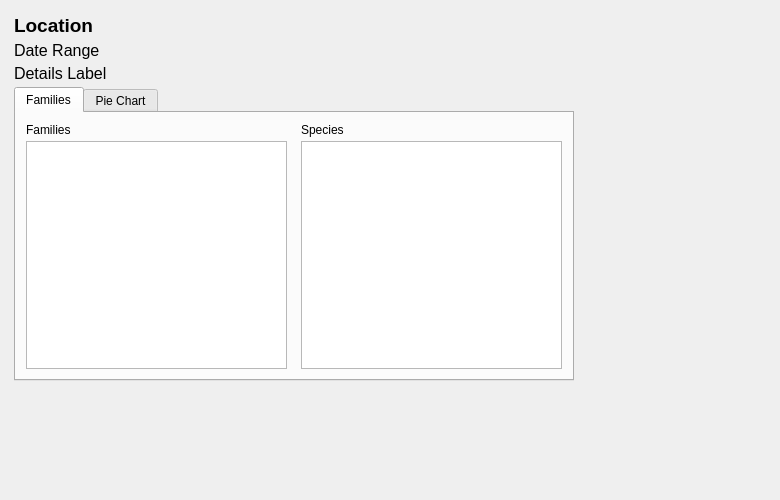
<?xml version="1.0" encoding="UTF-8"?>
<ui version="4.0">
 <class>frmFamilies</class>
 <widget class="QWidget" name="frmFamilies">
  <property name="geometry">
   <rect>
    <x>0</x>
    <y>0</y>
    <width>780</width>
    <height>500</height>
   </rect>
  </property>
  <property name="sizePolicy">
   <sizepolicy hsizetype="Preferred" vsizetype="Preferred">
    <horstretch>0</horstretch>
    <verstretch>0</verstretch>
   </sizepolicy>
  </property>
  <property name="windowTitle">
   <string>Species Report</string>
  </property>
  <property name="windowIcon">
   <iconset resource="icons.qrc">
    <normaloff>:/icon_families.png</normaloff>:/icon_families.png</iconset>
  </property>
  <widget class="QScrollArea" name="scrollArea">
   <property name="geometry">
    <rect>
     <x>9</x>
     <y>9</y>
     <width>570</width>
     <height>377</height>
    </rect>
   </property>
   <property name="frameShape">
    <enum>QFrame::NoFrame</enum>
   </property>
   <property name="frameShadow">
    <enum>QFrame::Plain</enum>
   </property>
   <property name="lineWidth">
    <number>0</number>
   </property>
   <property name="widgetResizable">
    <bool>true</bool>
   </property>
   <widget class="QWidget" name="scrollAreaWidgetContents">
    <property name="geometry">
     <rect>
      <x>0</x>
      <y>0</y>
      <width>570</width>
      <height>377</height>
     </rect>
    </property>
    <property name="sizePolicy">
     <sizepolicy hsizetype="Expanding" vsizetype="Expanding">
      <horstretch>0</horstretch>
      <verstretch>0</verstretch>
     </sizepolicy>
    </property>
    <layout class="QVBoxLayout" name="verticalLayout_4">
     <property name="spacing">
      <number>4</number>
     </property>
     <property name="leftMargin">
      <number>5</number>
     </property>
     <property name="topMargin">
      <number>5</number>
     </property>
     <property name="rightMargin">
      <number>5</number>
     </property>
     <property name="bottomMargin">
      <number>5</number>
     </property>
     <item>
      <widget class="QLabel" name="lblLocation">
       <property name="sizePolicy">
        <sizepolicy hsizetype="Expanding" vsizetype="Preferred">
         <horstretch>0</horstretch>
         <verstretch>0</verstretch>
        </sizepolicy>
       </property>
       <property name="font">
        <font>
         <pointsize>14</pointsize>
         <weight>75</weight>
         <bold>true</bold>
        </font>
       </property>
       <property name="text">
        <string>Location</string>
       </property>
      </widget>
     </item>
     <item>
      <widget class="QLabel" name="lblDateRange">
       <property name="sizePolicy">
        <sizepolicy hsizetype="Expanding" vsizetype="Preferred">
         <horstretch>0</horstretch>
         <verstretch>0</verstretch>
        </sizepolicy>
       </property>
       <property name="font">
        <font>
         <pointsize>12</pointsize>
         <weight>50</weight>
         <bold>false</bold>
        </font>
       </property>
       <property name="text">
        <string>Date Range</string>
       </property>
      </widget>
     </item>
     <item>
      <widget class="QLabel" name="lblDetails">
       <property name="sizePolicy">
        <sizepolicy hsizetype="Expanding" vsizetype="Preferred">
         <horstretch>0</horstretch>
         <verstretch>0</verstretch>
        </sizepolicy>
       </property>
       <property name="font">
        <font>
         <pointsize>12</pointsize>
         <weight>50</weight>
         <bold>false</bold>
        </font>
       </property>
       <property name="text">
        <string>Details Label</string>
       </property>
      </widget>
     </item>
     <item>
      <widget class="QTabWidget" name="tabFamilies">
       <property name="currentIndex">
        <number>0</number>
       </property>
       <widget class="QWidget" name="tab">
        <property name="sizePolicy">
         <sizepolicy hsizetype="Expanding" vsizetype="Expanding">
          <horstretch>0</horstretch>
          <verstretch>0</verstretch>
         </sizepolicy>
        </property>
        <attribute name="title">
         <string>Families</string>
        </attribute>
        <layout class="QHBoxLayout" name="horizontalLayout">
         <property name="spacing">
          <number>4</number>
         </property>
         <property name="leftMargin">
          <number>5</number>
         </property>
         <property name="topMargin">
          <number>5</number>
         </property>
         <property name="rightMargin">
          <number>5</number>
         </property>
         <property name="bottomMargin">
          <number>5</number>
         </property>
         <item>
          <widget class="QFrame" name="frame">
           <property name="sizePolicy">
            <sizepolicy hsizetype="Expanding" vsizetype="Expanding">
             <horstretch>0</horstretch>
             <verstretch>0</verstretch>
            </sizepolicy>
           </property>
           <property name="frameShape">
            <enum>QFrame::NoFrame</enum>
           </property>
           <property name="frameShadow">
            <enum>QFrame::Plain</enum>
           </property>
           <property name="lineWidth">
            <number>0</number>
           </property>
           <layout class="QVBoxLayout" name="verticalLayout_2">
            <property name="spacing">
             <number>4</number>
            </property>
            <property name="leftMargin">
             <number>5</number>
            </property>
            <property name="topMargin">
             <number>5</number>
            </property>
            <property name="rightMargin">
             <number>5</number>
            </property>
            <property name="bottomMargin">
             <number>5</number>
            </property>
            <item>
             <widget class="QLabel" name="lblFamilies">
              <property name="text">
               <string>Families</string>
              </property>
             </widget>
            </item>
            <item>
             <widget class="QListWidget" name="lstFamilies">
              <property name="spacing">
               <number>2</number>
              </property>
              <property name="sortingEnabled">
               <bool>false</bool>
              </property>
             </widget>
            </item>
           </layout>
          </widget>
         </item>
         <item>
          <widget class="QFrame" name="frame_2">
           <property name="sizePolicy">
            <sizepolicy hsizetype="Expanding" vsizetype="Expanding">
             <horstretch>0</horstretch>
             <verstretch>0</verstretch>
            </sizepolicy>
           </property>
           <property name="frameShape">
            <enum>QFrame::NoFrame</enum>
           </property>
           <property name="frameShadow">
            <enum>QFrame::Plain</enum>
           </property>
           <property name="lineWidth">
            <number>0</number>
           </property>
           <layout class="QVBoxLayout" name="verticalLayout_3">
            <property name="spacing">
             <number>4</number>
            </property>
            <property name="leftMargin">
             <number>5</number>
            </property>
            <property name="topMargin">
             <number>5</number>
            </property>
            <property name="rightMargin">
             <number>5</number>
            </property>
            <property name="bottomMargin">
             <number>5</number>
            </property>
            <item>
             <widget class="QLabel" name="lblSpecies">
              <property name="text">
               <string>Species</string>
              </property>
             </widget>
            </item>
            <item>
             <widget class="QListWidget" name="lstSpecies">
              <property name="spacing">
               <number>2</number>
              </property>
              <property name="sortingEnabled">
               <bool>false</bool>
              </property>
             </widget>
            </item>
           </layout>
          </widget>
         </item>
        </layout>
       </widget>
       <widget class="QWidget" name="tab_2">
        <property name="sizePolicy">
         <sizepolicy hsizetype="Expanding" vsizetype="Expanding">
          <horstretch>0</horstretch>
          <verstretch>0</verstretch>
         </sizepolicy>
        </property>
        <attribute name="title">
         <string>Pie Chart</string>
        </attribute>
        <layout class="QHBoxLayout" name="horizontalLayout_2">
         <item>
          <widget class="QGraphicsView" name="gvPieChart">
           <property name="frameShape">
            <enum>QFrame::NoFrame</enum>
           </property>
          </widget>
         </item>
         <item>
          <widget class="QTableWidget" name="tblPieChartLegend">
           <property name="sizePolicy">
            <sizepolicy hsizetype="Expanding" vsizetype="Expanding">
             <horstretch>0</horstretch>
             <verstretch>0</verstretch>
            </sizepolicy>
           </property>
           <property name="frameShape">
            <enum>QFrame::NoFrame</enum>
           </property>
           <property name="frameShadow">
            <enum>QFrame::Plain</enum>
           </property>
           <property name="lineWidth">
            <number>0</number>
           </property>
           <property name="horizontalScrollBarPolicy">
            <enum>Qt::ScrollBarAlwaysOff</enum>
           </property>
           <property name="editTriggers">
            <set>QAbstractItemView::NoEditTriggers</set>
           </property>
           <property name="sortingEnabled">
            <bool>true</bool>
           </property>
           <attribute name="horizontalHeaderVisible">
            <bool>false</bool>
           </attribute>
           <attribute name="horizontalHeaderHighlightSections">
            <bool>false</bool>
           </attribute>
           <attribute name="verticalHeaderVisible">
            <bool>false</bool>
           </attribute>
           <attribute name="verticalHeaderHighlightSections">
            <bool>false</bool>
           </attribute>
          </widget>
         </item>
        </layout>
       </widget>
      </widget>
     </item>
    </layout>
   </widget>
  </widget>
 </widget>
 <resources>
  <include location="icons.qrc"/>
 </resources>
 <connections/>
</ui>
